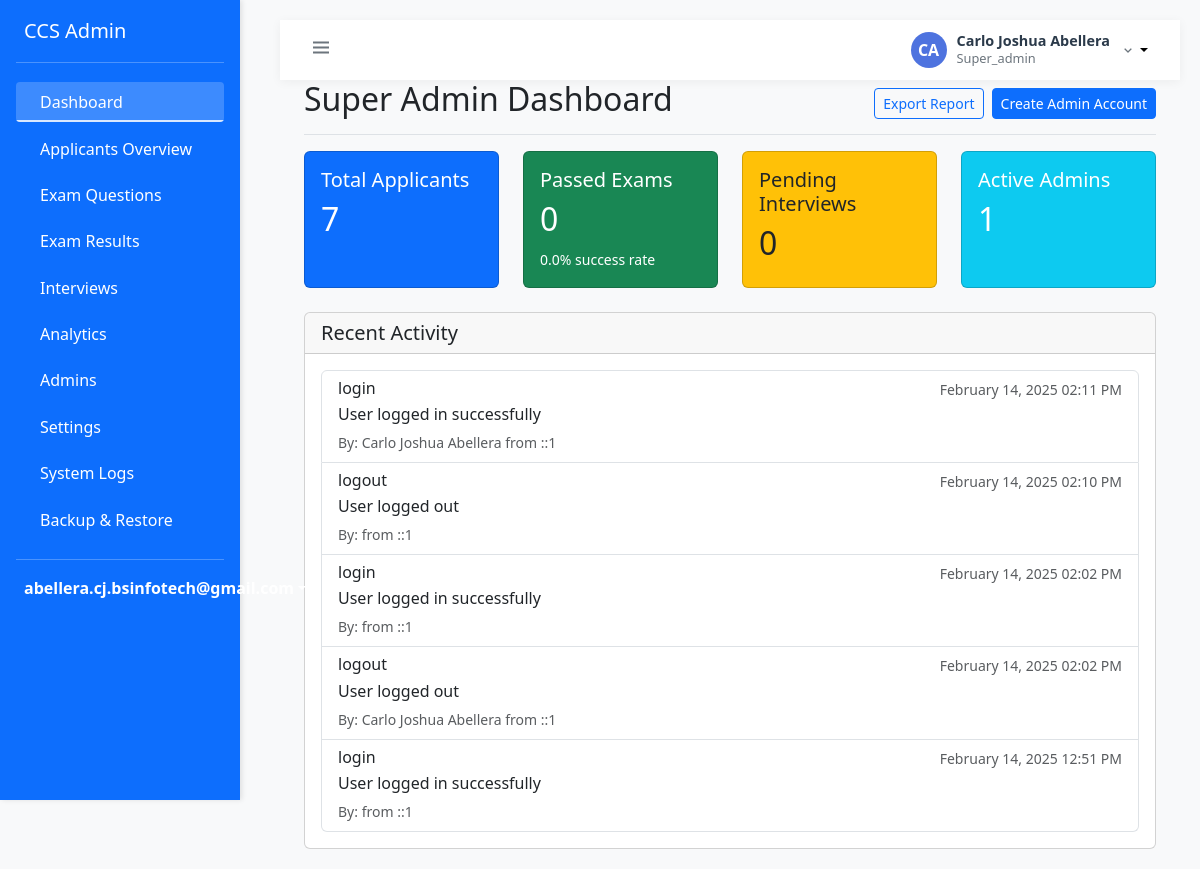
/admin/super/dashboard.php (signed in), run on an earlier commit of the app's database.
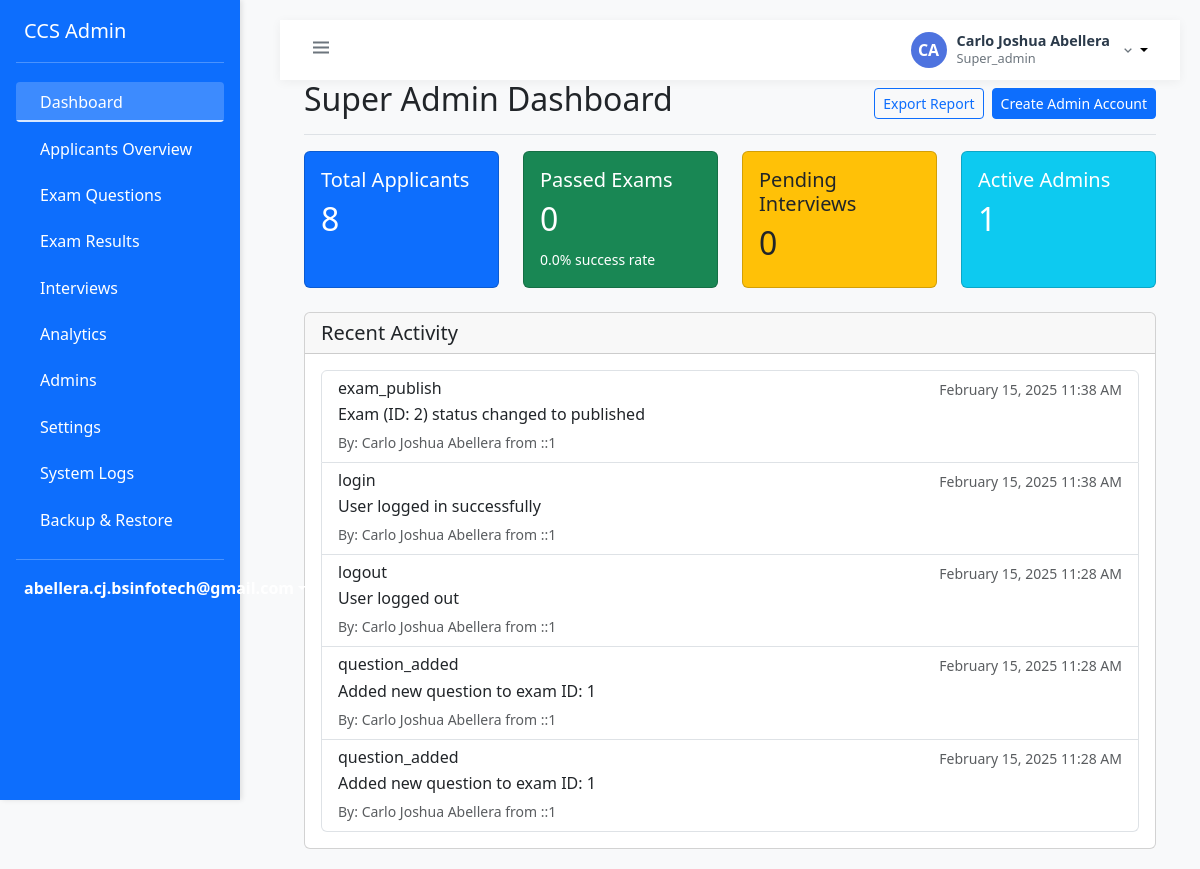
And on a later commit of the database.
### tables this page shows
CREATE TABLE `activity_logs` (
  `id` int(11) NOT NULL,
  `user_id` int(11) NOT NULL,
  `action` varchar(255) NOT NULL,
  `details` text DEFAULT NULL,
  `ip_address` varchar(45) DEFAULT NULL,
  `created_at` timestamp NOT NULL DEFAULT current_timestamp()
);

### admin/super/dashboard.php (the view, shortened to what the changed rows need)
<?php
require_once '../includes/layout.php';
$auth = new Auth();
try {
    try {
        $conn = Database::getInstance()->getConnection();
        $stats = [
            'total_applicants' => 0,
            'passed_exams' => 0,
            'pending_interviews' => 0,
            'active_admins' => 0
        ];
        $query = "SELECT COUNT(*) FROM applicants";
        $stmt = $conn->query($query);
        $stats['total_applicants'] = $stmt->fetchColumn();
        $query = "SELECT COUNT(DISTINCT a.id)
                  FROM applicants a
                  JOIN exam_results er1 ON a.id = er1.applicant_id
                  JOIN exams e1 ON er1.exam_id = e1.id AND e1.part = '1'
                  JOIN exam_results er2 ON a.id = er2.applicant_id
                  JOIN exams e2 ON er2.exam_id = e2.id AND e2.part = '2'
                  WHERE er1.status = 'pass' AND er2.status = 'pass'";
        $stmt = $conn->query($query);
        $stats['passed_exams'] = $stmt->fetchColumn();
        $query = "SELECT COUNT(*) FROM interview_schedules WHERE status = 'scheduled'";
        $stmt = $conn->query($query);
        $stats['pending_interviews'] = $stmt->fetchColumn();
        $query = "SELECT COUNT(*) FROM users WHERE role = 'admin' AND status = 'active'";
        $stmt = $conn->query($query);
        $stats['active_admins'] = $stmt->fetchColumn();
        $query = "SELECT al.*,
                  CONCAT(u.first_name, ' ', u.last_name) as user_name,
                  DATE_FORMAT(al.created_at, '%M %d, %Y %h:%i %p') as formatted_date
                  FROM activity_logs al
                  JOIN users u ON al.user_id = u.id
                  ORDER BY al.created_at DESC
                  LIMIT 5";
        $stmt = $conn->query($query);
        $recent_activities = $stmt->fetchAll(PDO::FETCH_ASSOC);
    } catch (Exception $e) {
        $error = $e->getMessage();
    }
} catch (Exception $e) {
    error_log("Dashboard error: " . $e->getMessage());
    $_SESSION['error'] = 'An error occurred. Please try logging in again.';
    $auth->logout();
    header('Location: /php-ccs/login.php');
    exit();
}
?>
<div class="container-fluid px-4">
    <div class="d-flex justify-content-between flex-wrap flex-md-nowrap align-items-center pb-2 mb-3 border-bottom">
        <h1 class="h2">Super Admin Dashboard</h1>
    </div>
    <div class="row g-4 mb-4">
        <div class="col-md-3">
            <div class="card stat-card bg-primary text-white h-100">
                <div class="card-body">
                    <h5 class="card-title">Total Applicants</h5>
                    <h2 class="card-text"><?php echo number_format($stats['total_applicants']); ?></h2>
                </div>
            </div>
        </div>
        <div class="col-md-3">
            <div class="card stat-card bg-success text-white h-100">
                <div class="card-body">
                    <h2 class="card-text"><?php echo number_format($stats['passed_exams']); ?></h2>
                </div>
            </div>
        </div>
        <div class="col-md-3">
            <div class="card stat-card bg-warning text-dark h-100">
                <div class="card-body">
                    <h2 class="card-text"><?php echo number_format($stats['pending_interviews']); ?></h2>
                </div>
            </div>
        </div>
        <div class="col-md-3">
            <div class="card stat-card bg-info text-white h-100">
                <div class="card-body">
                    <h2 class="card-text"><?php echo number_format($stats['active_admins']); ?></h2>
                </div>
            </div>
        </div>
    </div>
    <div class="card">
        <div class="card-body">
            <?php if (empty($recent_activities)): ?>
                <p class="text-center text-muted my-3">No recent activities found.</p>
            <?php else: ?>
                <div class="list-group">
                    <?php foreach ($recent_activities as $activity): ?>
                        <div class="list-group-item">
                            <div class="d-flex w-100 justify-content-between">
                                <h6 class="mb-1"><?php echo htmlspecialchars($activity['action']); ?></h6>
                                <small class="text-muted"><?php echo $activity['formatted_date']; ?></small>
                            </div>
                            <p class="mb-1"><?php echo htmlspecialchars($activity['details']); ?></p>
                            <small class="text-muted">
                                By: <?php echo htmlspecialchars($activity['user_name']); ?>
                                <?php if ($activity['ip_address']): ?>
                                    from <?php echo htmlspecialchars($activity['ip_address']); ?>
                                <?php endif; ?>
                            </small>
                        </div>
                    <?php endforeach; ?>
                </div>
            <?php endif; ?>
        </div>
    </div>
</div>

What changed in the data, as far as the page shows it:
no longer on this page (row unchanged): activity_logs: action "login", formatted_date "February 14, 2025 02:11 PM", details "User logged in successfully", user_name "Carlo Joshua Abellera", ip_address "::1"
no longer on this page (row unchanged): activity_logs: action "logout", formatted_date "February 14, 2025 02:10 PM", details "User logged out", ip_address "::1"
no longer on this page (row unchanged): activity_logs: action "login", formatted_date "February 14, 2025 02:02 PM", details "User logged in successfully", ip_address "::1"
no longer on this page (row unchanged): activity_logs: action "logout", formatted_date "February 14, 2025 02:02 PM", details "User logged out", user_name "Carlo Joshua Abellera", ip_address "::1"
no longer on this page (row unchanged): activity_logs: action "login", formatted_date "February 14, 2025 12:51 PM", details "User logged in successfully", ip_address "::1"
added activity_logs: action "exam_publish", formatted_date "February 15, 2025 11:38 AM", details "Exam (ID: 2) status changed to published", user_name "Carlo Joshua Abellera", ip_address "::1"
added activity_logs: action "login", formatted_date "February 15, 2025 11:38 AM", details "User logged in successfully", user_name "Carlo Joshua Abellera", ip_address "::1"
added activity_logs: action "logout", formatted_date "February 15, 2025 11:28 AM", details "User logged out", user_name "Carlo Joshua Abellera", ip_address "::1"
added activity_logs: action "question_added", formatted_date "February 15, 2025 11:28 AM", details "Added new question to exam ID: 1", user_name "Carlo Joshua Abellera", ip_address "::1"
added activity_logs: action "question_added", formatted_date "February 15, 2025 11:28 AM", details "Added new question to exam ID: 1", user_name "Carlo Joshua Abellera", ip_address "::1"
Also different on the page:
$stats['total_applicants']: "7" → "8"
